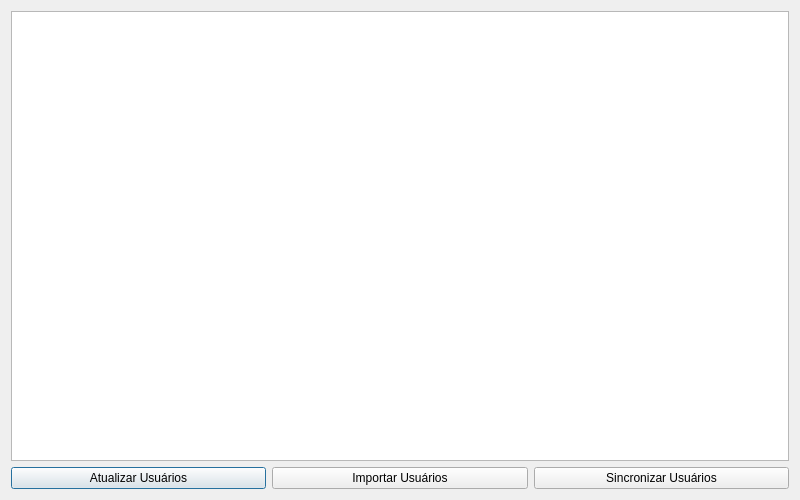
<?xml version="1.0" encoding="UTF-8"?>
<!-- Path: gui\usuarios\manage_users_dialog.ui -->
<ui version="4.0">
 <class>ManageUsersDialog</class>
 <widget class="QDialog" name="ManageUsersDialog">
  <property name="geometry">
   <rect>
    <x>0</x>
    <y>0</y>
    <width>800</width>
    <height>500</height>
   </rect>
  </property>
  <property name="windowTitle">
   <string>Gerenciar Usuários</string>
  </property>
  <layout class="QVBoxLayout" name="verticalLayout">
   <item>
    <widget class="QTableWidget" name="usersTable"/>
   </item>
   <item>
    <layout class="QHBoxLayout" name="horizontalLayout">
     <item>
      <widget class="QPushButton" name="updateButton">
       <property name="text">
        <string>Atualizar Usuários</string>
       </property>
      </widget>
     </item>
     <item>
      <widget class="QPushButton" name="importButton">
       <property name="text">
        <string>Importar Usuários</string>
       </property>
      </widget>
     </item>
     <item>
      <widget class="QPushButton" name="syncButton">
       <property name="text">
        <string>Sincronizar Usuários</string>
       </property>
      </widget>
     </item>
    </layout>
   </item>
  </layout>
 </widget>
 <resources/>
 <connections/>
</ui>
